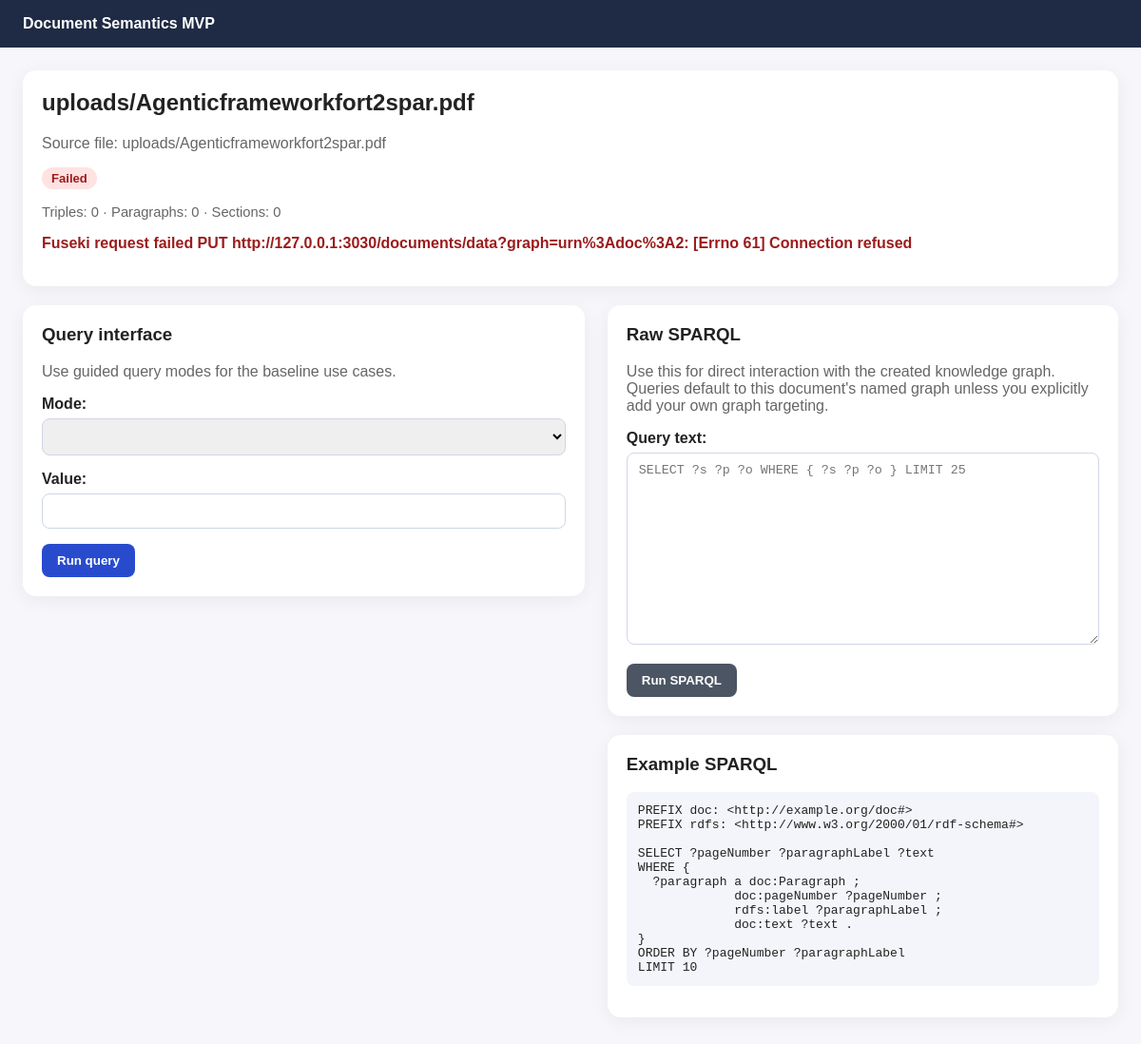
Page /documents/2/ on the committed database.
### documents/models.py (models this page shows, shortened)
class DocumentGraph(models.Model):
    class StorageBackend(models.TextChoices):
        FUSEKI = "FUSEKI", "Fuseki"
        FILE = "FILE", "File"
    class Status(models.TextChoices):
        PENDING = "PENDING", "Pending"
        READY = "READY", "Ready"
        FAILED = "FAILED", "Failed"
    title = models.CharField(max_length=500, blank=True)
    source_file = models.FileField(upload_to="uploads/")
    graph_file = models.FileField(upload_to="graphs/", blank=True)
    summary_file = models.FileField(upload_to="summaries/", blank=True)
    graph_uri = models.CharField(max_length=500, blank=True)
    storage_backend = models.CharField(max_length=20, choices=StorageBackend.choices, default=StorageBackend.FUSEKI)
    fuseki_dataset = models.CharField(max_length=200, blank=True)
    status = models.CharField(max_length=20, choices=Status.choices, default=Status.PENDING)
    triple_count = models.PositiveIntegerField(default=0)
    paragraph_count = models.PositiveIntegerField(default=0)
    section_count = models.PositiveIntegerField(default=0)
    error_message = models.TextField(blank=True)
    created_at = models.DateTimeField(auto_now_add=True)
    updated_at = models.DateTimeField(auto_now=True)
    class Meta:
        ordering = ["-created_at"]

### documents/views.py (the view)
# urls.py: path("documents/<int:pk>/", views.document_detail, name="detail"),
def document_detail(request, pk: int):
    document = get_object_or_404(DocumentGraph, pk=pk)
    context = {
        "document": document,
        "builtin_form": BuiltinQueryForm(initial={"mode": "topic-page"}),
        "sparql_form": RawSPARQLForm(),
        "builtin_results": request.session.pop("builtin_results", None),
        "builtin_summary": request.session.pop("builtin_summary", None),
        "builtin_error": request.session.pop("builtin_error", None),
        "sparql_results": request.session.pop("sparql_results", None),
        "sparql_error": request.session.pop("sparql_error", None),
    }
    return render(request, "documents/document_detail.html", context)

### documents/forms.py
class BuiltinQueryForm(forms.Form):
    mode = forms.ChoiceField(choices=QUERY_MODE_CHOICES)
    value = forms.CharField(max_length=300)

class RawSPARQLForm(forms.Form):
    query_text = forms.CharField(widget=forms.Textarea(attrs={"rows": 12, "placeholder": "SELECT ?s ?p ?o WHERE { ?s ?p ?o } LIMIT 25"}))

### documents/templates/documents/document_detail.html (shortened to what this page needs)
{% extends "documents/base.html" %}
{% block content %}
<div class="card">
  <h2>{{ document.title|default:document.source_file.name }}</h2>
  <p class="muted">Source file: {{ document.source_file.name }}</p>
  <p>
    <span class="badge {% if document.status == 'READY' %}ready{% elif document.status == 'FAILED' %}failed{% else %}pending{% endif %}">{{ document.get_status_display }}</span>
  </p>
  <p class="small muted">Triples: {{ document.triple_count }} · Paragraphs: {{ document.paragraph_count }} · Sections: {{ document.section_count }}</p>
  {% if document.error_message %}<p class="error">{{ document.error_message }}</p>{% endif %}
</div>
<div class="grid">
  <div>
    <div class="card">
      <h3>Query interface</h3>
      <p class="muted">Use guided query modes for the baseline use cases.</p>
      <form method="post" action="{% url 'documents:run_builtin_query' document.pk %}">
        {{ builtin_form.as_p }}
        <button type="submit">Run query</button>
      </form>
    </div>
  </div>
  <div>
    <div class="card">
      <h3>Raw SPARQL</h3>
      <p class="muted">Use this for direct interaction with the created knowledge graph. Queries default to this document's named graph unless you explicitly add your own graph targeting.</p>
      <form method="post" action="{% url 'documents:run_raw_sparql' document.pk %}">
        {{ sparql_form.as_p }}
        <button type="submit" class="secondary">Run SPARQL</button>
      </form>
    </div>
    <div class="card">
      <h3>Example SPARQL</h3>
      <pre>PREFIX doc: &lt;http://example.org/doc#&gt;
PREFIX rdfs: &lt;http://www.w3.org/2000/01/rdf-schema#&gt;
SELECT ?pageNumber ?paragraphLabel ?text
WHERE {
  ?paragraph a doc:Paragraph ;
             doc:pageNumber ?pageNumber ;
             rdfs:label ?paragraphLabel ;
             doc:text ?text .
}
ORDER BY ?pageNumber ?paragraphLabel
LIMIT 10</pre>
    </div>
  </div>
</div>
{% endblock %}

### documents/templates/documents/base.html (style rules this page uses)
body { font-family: Arial, sans-serif; margin: 0; background: #f7f7fb; color: #222; }
.grid { display: grid; grid-template-columns: 1.1fr 1fr; gap: 24px; }
.card { background: #fff; border-radius: 14px; padding: 20px; box-shadow: 0 4px 20px rgba(0,0,0,0.06); margin-bottom: 20px; }
.card h2, .card h3 { margin-top: 0; }
.muted { color: #666; }
.small { font-size: 0.92rem; }
label { display: block; margin-top: 12px; font-weight: 600; }
input[type="text"], input[type="number"], input[type="file"], select, textarea { width: 100%; box-sizing: border-box; padding: 10px 12px; margin-top: 6px; border: 1px solid #cfd6e4; border-radius: 8px; }
button { background: #284bce; color: #fff; border: 0; padding: 10px 16px; border-radius: 8px; cursor: pointer; font-weight: 600; }
button.secondary { background: #4b5563; }
code, pre { background: #f3f5fa; border-radius: 8px; }
pre { padding: 12px; overflow-x: auto; }
.badge { display: inline-block; padding: 4px 10px; border-radius: 999px; font-size: 0.82rem; font-weight: 700; }
.badge.failed { background: #ffe2e2; color: #9b1c1c; }
.error { color: #9b1c1c; font-weight: 600; }

### rows in the picture
DocumentGraph: title "uploads/Agenticframeworkfort2spar.pdf", source_file.name "uploads/Agenticframeworkfort2spar.pdf", status "Failed", triple_count "0", paragraph_count "0", section_count "0", error_message "Fuseki request failed PUT http://127.0.0.1:3030/documents/data?graph=urn%3Adoc%3A2: [Errno 61] Connection refused"
